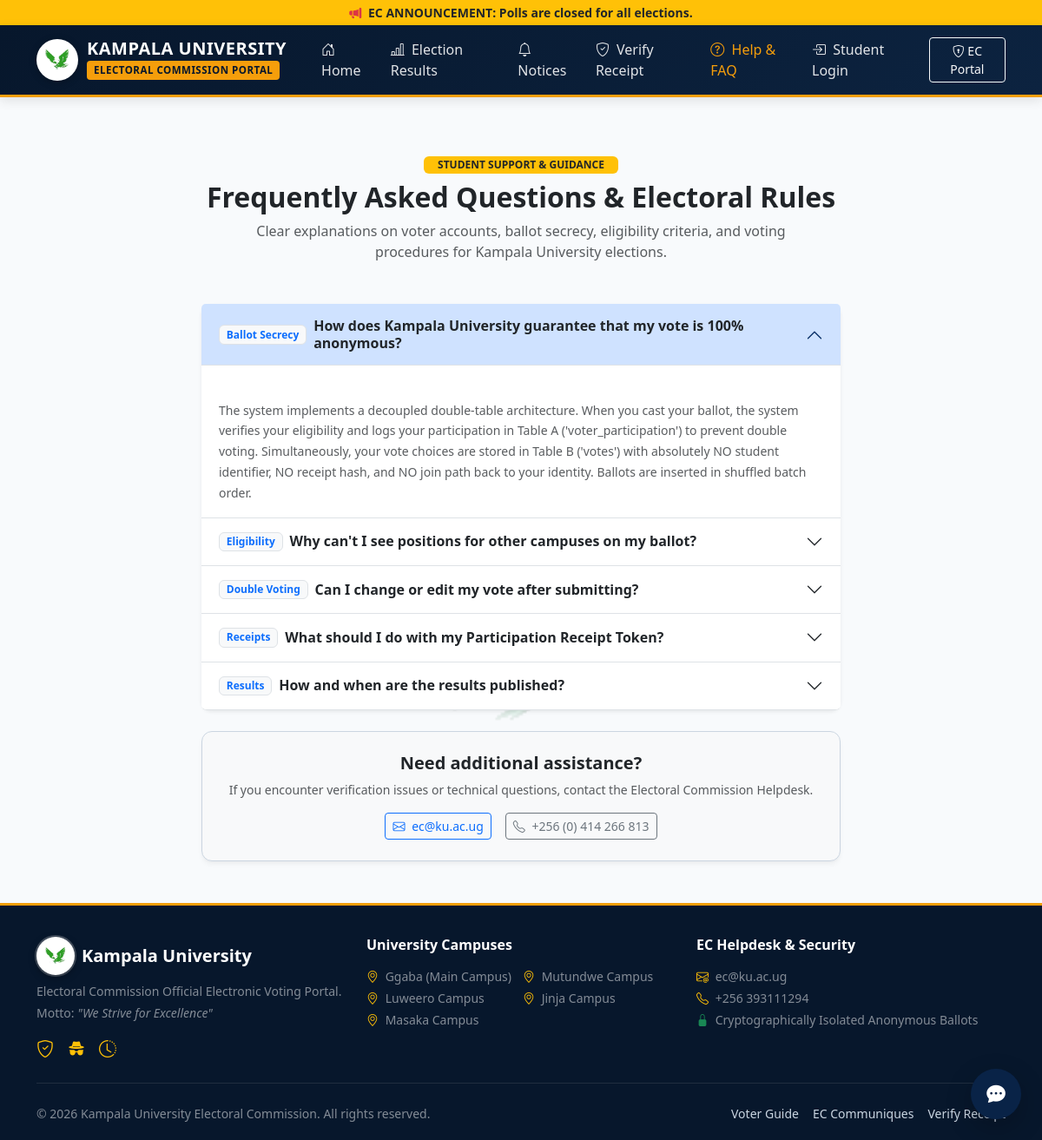
Page /faq on the committed database.
### models.py (models this page shows, shortened)
class FAQ(db.Model):
    __tablename__ = 'faqs'
    id = db.Column(db.Integer, primary_key=True)
    category = db.Column(db.String(100), default='General', nullable=False)
    question = db.Column(db.String(255), nullable=False)
    answer = db.Column(db.Text, nullable=False)
    priority_order = db.Column(db.Integer, default=1, nullable=False)
    is_active = db.Column(db.Boolean, default=True, nullable=False)
    created_at = db.Column(db.DateTime, default=utc_now)

### blueprints/main.py (the view)
@main_bp.route('/faq')
def faq():
    faqs = FAQ.query.filter_by(is_active=True).order_by(FAQ.priority_order).all()
    return render_template('main/faq.html', faqs=faqs)

### models.py (called while the page is built)
def utc_now():
    return datetime.now(timezone.utc).replace(tzinfo=None)

### services/election_service.py (called while the page is built)
    @staticmethod
    def auto_update_election_statuses():
        now = utc_now()
        scheduled_elections = Election.query.filter(
            Election.status == 'scheduled',
            Election.start_time <= now
        ).all()
        for el in scheduled_elections:
            el.status = 'active'
            NotificationService.send_election_broadcast(el, 'opened')
        active_elections = Election.query.filter(
            Election.status == 'active',
            Election.end_time < now
        ).all()
        for el in active_elections:
            el.status = 'closed'
            NotificationService.send_election_broadcast(el, 'closed')
        if scheduled_elections or active_elections:
            db.session.commit()

### templates/main/faq.html (shortened to what this page needs)
{% extends "base.html" %}
{% block content %}
<div class="container py-4">
    <div class="text-center mb-5">
        <span class="badge bg-warning text-dark px-3 py-1 mb-2">STUDENT SUPPORT & GUIDANCE</span>
        <h2 class="fw-bold text-dark mb-2">Frequently Asked Questions & Electoral Rules</h2>
        <p class="text-muted mx-auto" style="max-width: 650px;">
            Clear explanations on voter accounts, ballot secrecy, eligibility criteria, and voting procedures for Kampala University elections.
        </p>
    </div>
    <div class="row justify-content-center">
        <div class="col-lg-8">
            <div class="accordion card card-ku border-0 shadow-sm" id="faqAccordion">
                {% for f in faqs %}
                    <div class="accordion-item border-0 border-bottom">
                        <h2 class="accordion-header" id="heading{{ f.id }}">
                            <button class="accordion-button {% if not loop.first %}collapsed{% endif %} fw-bold text-dark py-3" type="button" data-bs-toggle="collapse" data-bs-target="#collapse{{ f.id }}" aria-expanded="{{ 'true' if loop.first else 'false' }}">
                                <span class="badge bg-light text-primary border me-2">{{ f.category }}</span>
                                {{ f.question }}
                            </button>
                        </h2>
                        <div id="collapse{{ f.id }}" class="accordion-collapse collapse {% if loop.first %}show{% endif %}" data-bs-parent="#faqAccordion">
                            <div class="accordion-body text-muted small" style="line-height: 1.7; white-space: pre-line;">
                                {{ f.answer }}
                            </div>
                        </div>
                    </div>
                {% endfor %}
            </div>
            <div class="card card-ku p-4 text-center mt-4 bg-light">
                <h5 class="fw-bold text-dark">Need additional assistance?</h5>
                <p class="text-muted small mb-3">If you encounter verification issues or technical questions, contact the Electoral Commission Helpdesk.</p>
                <div class="d-flex justify-content-center gap-3">
                    <a href="mailto:ec@ku.ac.ug" class="btn btn-sm btn-outline-primary">
                        <i class="bi bi-envelope me-1"></i> ec@ku.ac.ug
                    </a>
                    <a href="tel:+256414266813" class="btn btn-sm btn-outline-secondary">
                        <i class="bi bi-telephone me-1"></i> +256 (0) 414 266 813
                    </a>
                </div>
            </div>
        </div>
    </div>
</div>
{% endblock %}

### static/css/custom.css (style rules this page uses)
:root { --ku-navy: #0c2340; --ku-navy-dark: #07172c; --ku-navy-light: #163a66; --ku-gold: #f59e0b; --ku-gold-dark: #d97706; --ku-gold-light: #fef3c7; --ku-bg-light: #f8fafc; --ku-card-border: #cbd5e1; --ku-success: #10b981; --ku-danger: #ef4444; }
body { font-family: 'Segoe UI', system-ui, -apple-system, BlinkMacSystemFont, Roboto, sans-serif; background-color: var(--ku-bg-light); color: #1e293b; min-height: 100vh; display: flex; flex-direction: column; position: relative; }
body::before { content: ""; position: fixed; inset: 0; background-image: url('../images/Logo.PNG'); background-repeat: no-repeat; background-position: center center; background-size: 500px 500px; opacity: 0.35; pointer-events: none; z-index: 0; mix-blend-mode: multiply; }
.card-ku { border: 1px solid var(--ku-card-border); border-radius: 12px; box-shadow: 0 4px 6px -1px rgba(0, 0, 0, 0.05), 0 2px 4px -1px rgba(0, 0, 0, 0.03); transition: transform 0.2s ease, box-shadow 0.2s ease; background-color: #ffffff; }

### rows in the picture
FAQ: category "Ballot Secrecy", question "How does Kampala University guarantee that my vote is 100% anonymous?", answer "The system implements a decoupled double-table architecture. When you cast your ballot, the system verifies your eligibility and logs your participation in Table A ('voter_participation') to prevent double voting. Simultaneously, your vote choices are stored in Table B ('votes') with absolutely NO student identifier, NO receipt hash, and NO join path back to your identity. Ballots are inserted in shuffled batch order."
FAQ: category "Eligibility", question "Why can't I see positions for other campuses on my ballot?"
FAQ: category "Double Voting", question "Can I change or edit my vote after submitting?"
FAQ: category "Receipts", question "What should I do with my Participation Receipt Token?"
FAQ: category "Results", question "How and when are the results published?"

### other values in the picture
{{ polls_status }} "Polls are closed for all elections."
{{ university_name }} "Kampala University"
{{ campus }} "Ggaba (Main Campus)" "Mutundwe Campus" "Luweero Campus" "Jinja Campus" "Masaka Campus"
{{ now.year }} "2026"
